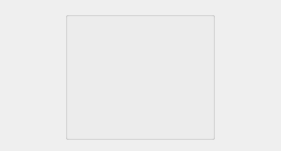
   <widget class="QWidget" name="horizontalLayoutWidget_2">
    <property name="geometry">
     <rect>
      <x>260</x>
      <y>280</y>
      <width>281</width>
      <height>131</height>
     </rect>
    </property>
    <layout class="QHBoxLayout" name="horizontalLayout_1">
     <item>
      <widget class="QGroupBox" name="box_1">
       <property name="minimumSize">
        <size>
         <width>150</width>
         <height>129</height>
        </size>
       </property>
       <property name="maximumSize">
        <size>
         <width>150</width>
         <height>129</height>
        </size>
       </property>
       <property name="styleSheet">
        <string notr="true"/>
       </property>
       <property name="title">
        <string/>
       </property>
       <widget class="QLabel" name="card1_1">
        <property name="geometry">
         <rect>
          <x>55</x>
          <y>10</y>
          <width>48</width>
          <height>76</height>
         </rect>
        </property>
        <property name="minimumSize">
         <size>
          <width>48</width>
          <height>76</height>
         </size>
        </property>
        <property name="maximumSize">
         <size>
          <width>48</width>
          <height>76</height>
         </size>
        </property>
        <property name="text">
         <string/>
        </property>
       </widget>
       <widget class="QLabel" name="button1">
        <property name="geometry">
         <rect>
          <x>10</x>
          <y>10</y>
          <width>40</width>
          <height>42</height>
         </rect>
        </property>
        <property name="minimumSize">
         <size>
          <width>40</width>
          <height>42</height>
         </size>
        </property>
        <property name="maximumSize">
         <size>
          <width>40</width>
          <height>42</height>
         </size>
        </property>
        <property name="text">
         <string/>
        </property>
       </widget>
       <widget class="QLabel" name="card1_2">
        <property name="geometry">
         <rect>
          <x>79</x>
          <y>10</y>
          <width>48</width>
          <height>76</height>
         </rect>
        </property>
        <property name="minimumSize">
         <size>
          <width>48</width>
          <height>76</height>
         </size>
        </property>
        <property name="maximumSize">
         <size>
          <width>48</width>
          <height>76</height>
         </size>
        </property>
        <property name="text">
         <string/>
        </property>
       </widget>
       <widget class="QLabel" name="playerName_1">
        <property name="geometry">
         <rect>
          <x>5</x>
          <y>91</y>
          <width>70</width>
          <height>14</height>
         </rect>
        </property>
        <property name="styleSheet">
         <string notr="true">color: rgb(255, 255, 255);</string>
        </property>
        <property name="text">
         <string>&lt;!DOCTYPE HTML PUBLIC &quot;-//W3C//DTD HTML 4.0//EN&quot; &quot;http://www.w3.org/TR/REC-html40/strict.dtd&quot;&gt;
&lt;html&gt;&lt;head&gt;&lt;meta name=&quot;qrichtext&quot; content=&quot;1&quot; /&gt;&lt;style type=&quot;text/css&quot;&gt;
p, li { white-space: pre-wrap; }
&lt;/style&gt;&lt;/head&gt;&lt;body style=&quot; font-family:'Ubuntu'; font-size:11pt; font-weight:400; font-style:normal;&quot;&gt;
&lt;p style=&quot;-qt-paragraph-type:empty; margin-top:0px; margin-bottom:0px; margin-left:0px; margin-right:0px; -qt-block-indent:0; text-indent:0px;&quot;&gt;&lt;/p&gt;&lt;/body&gt;&lt;/html&gt;</string>
        </property>
        <property name="textFormat">
         <enum>Qt::AutoText</enum>
        </property>
       </widget>
       <widget class="QLabel" name="playerCash_1">
        <property name="geometry">
         <rect>
          <x>5</x>
          <y>110</y>
          <width>70</width>
          <height>14</height>
         </rect>
        </property>
        <property name="styleSheet">
         <string notr="true">color: rgb(255, 255, 255);</string>
        </property>
        <property name="text">
         <string/>
        </property>
       </widget>
       <widget class="QLabel" name="playerStatus_1">
        <property name="geometry">
         <rect>
          <x>36</x>
          <y>27</y>
          <width>114</width>
          <height>40</height>
         </rect>
        </property>
        <property name="minimumSize">
         <size>
          <width>114</width>
          <height>40</height>
         </size>
        </property>
        <property name="maximumSize">
         <size>
          <width>114</width>
          <height>40</height>
         </size>
        </property>
        <property name="text">
         <string/>
        </property>
       </widget>
       <widget class="QLabel" name="playerBet_1">
        <property name="geometry">
         <rect>
          <x>75</x>
          <y>91</y>
          <width>80</width>
          <height>33</height>
         </rect>
        </property>
        <property name="styleSheet">
         <string notr="true">color: rgb(255, 0, 0);
font: 14pt &quot;Ubuntu&quot;;</string>
        </property>
        <property name="text">
         <string/>
        </property>
        <property name="alignment">
         <set>Qt::AlignCenter</set>
        </property>
       </widget>
      </widget>
     </item>
    </layout>
   </widget>
